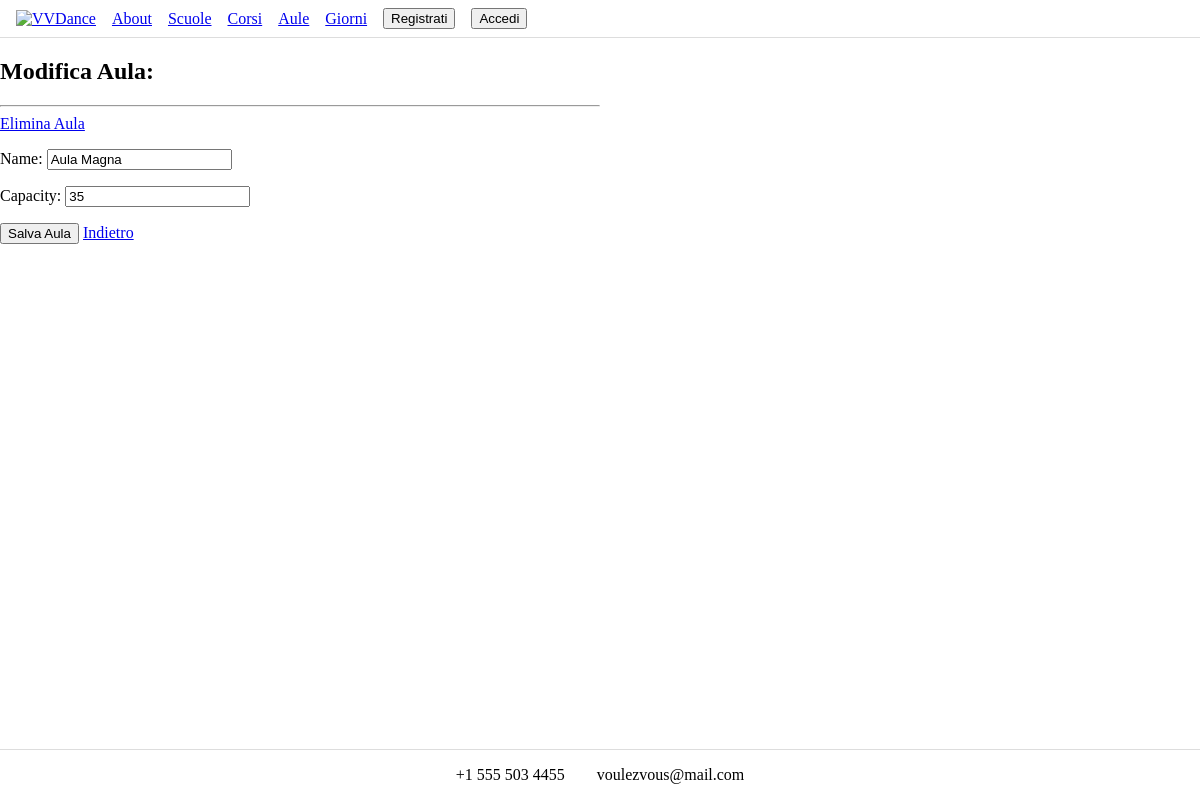
Page /school/aula/1/modifica/ on the earlier database version.
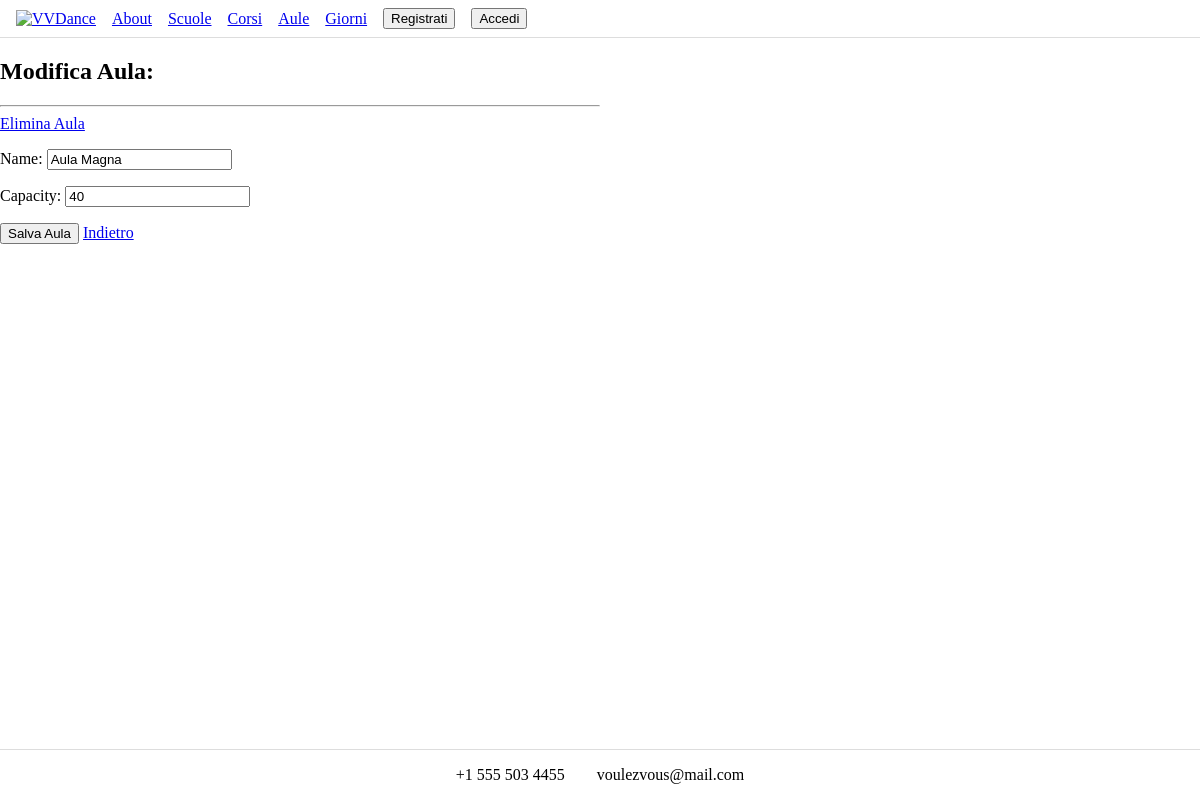
Same page on the later database version.
### school/models.py (models this page shows, shortened)
class Classroom(models.Model):
    name=models.CharField(max_length=64)
    capacity=models.CharField(max_length=32)

### school/views.py (the view)
# urls.py: path("aula/<int:pk>/modifica/", views.ClassroomUpdateView.as_view(), name="modifica-aula"),
class ClassroomUpdateView(UpdateView):
    model = Classroom
    fields = ["name", "capacity"]
    template_name = "school/form_classroom.html"
    success_url = reverse_lazy("aule")

### school/templates/school/form_classroom.html (shortened to what this page needs)
{% extends "base_list.html" %}
{% block content %}
<div class="container mt-4" style="max-width: 600px;">
    <h2>{% if form.instance.pk %}Modifica Aula: {{ form.instance.subject }}{% else %}Inserisci un Nuova Aula{% endif %}</h2>
    <hr>
    {% if form.instance.pk %}
        <a href="{% url 'elimina-aula' form.instance.pk %}">Elimina Aula</a>
    {% endif %}
    <form method="post" class="needs-validation" novalidate>
        {{ form.as_p }}
        <div class="mt-4">
            <button type="submit" class="btn btn-primary">Salva Aula</button>
            <a href="javascript:history.back()" class="btn btn-secondary">Indietro</a>
        </div>
    </form>
</div>
{% endblock %}

Differences in the rows shown:
changed Classroom "Aula Magna": capacity "35" → "40"
